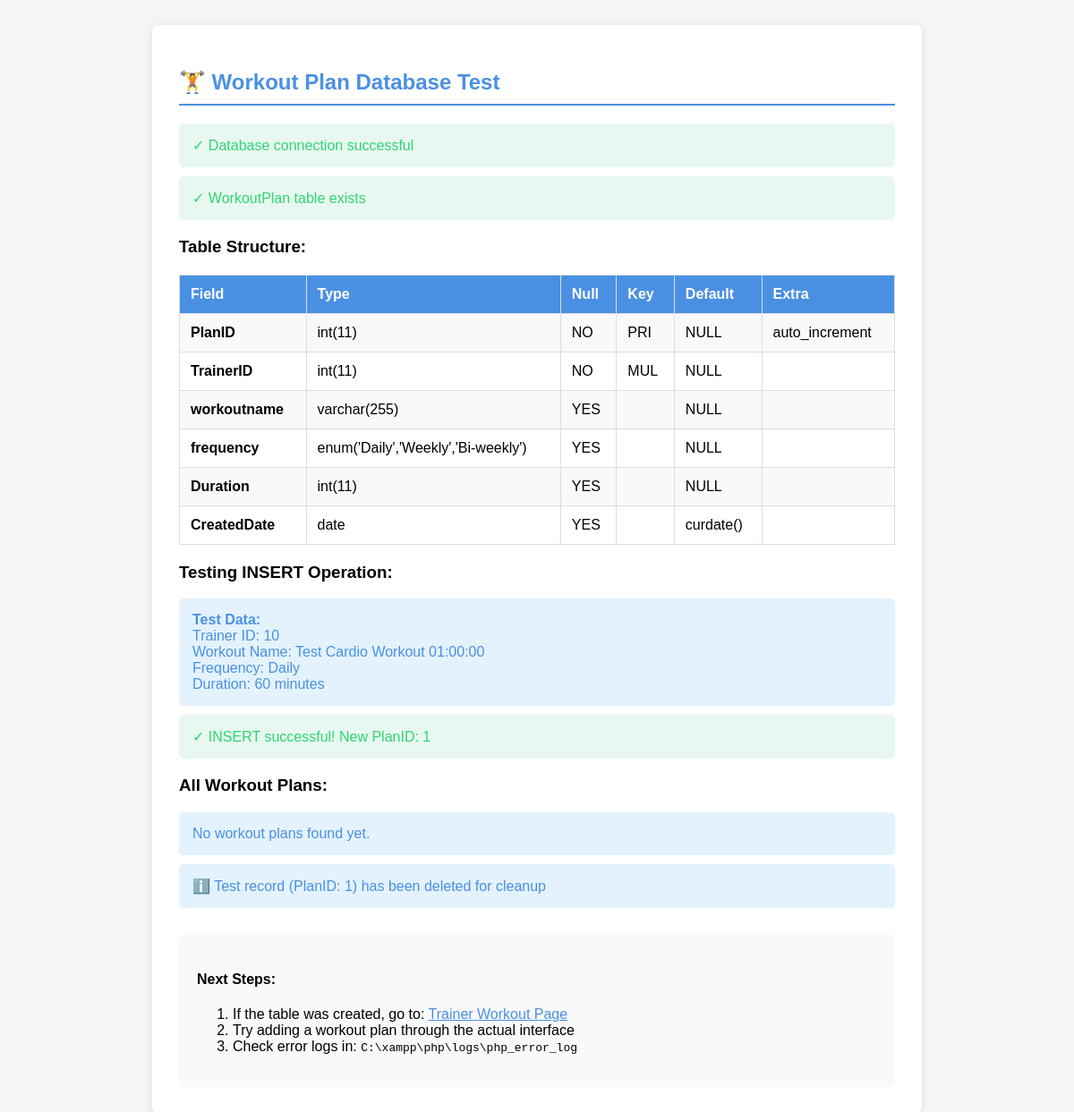
Before: /public/direct_workout_test.php with the older database file.
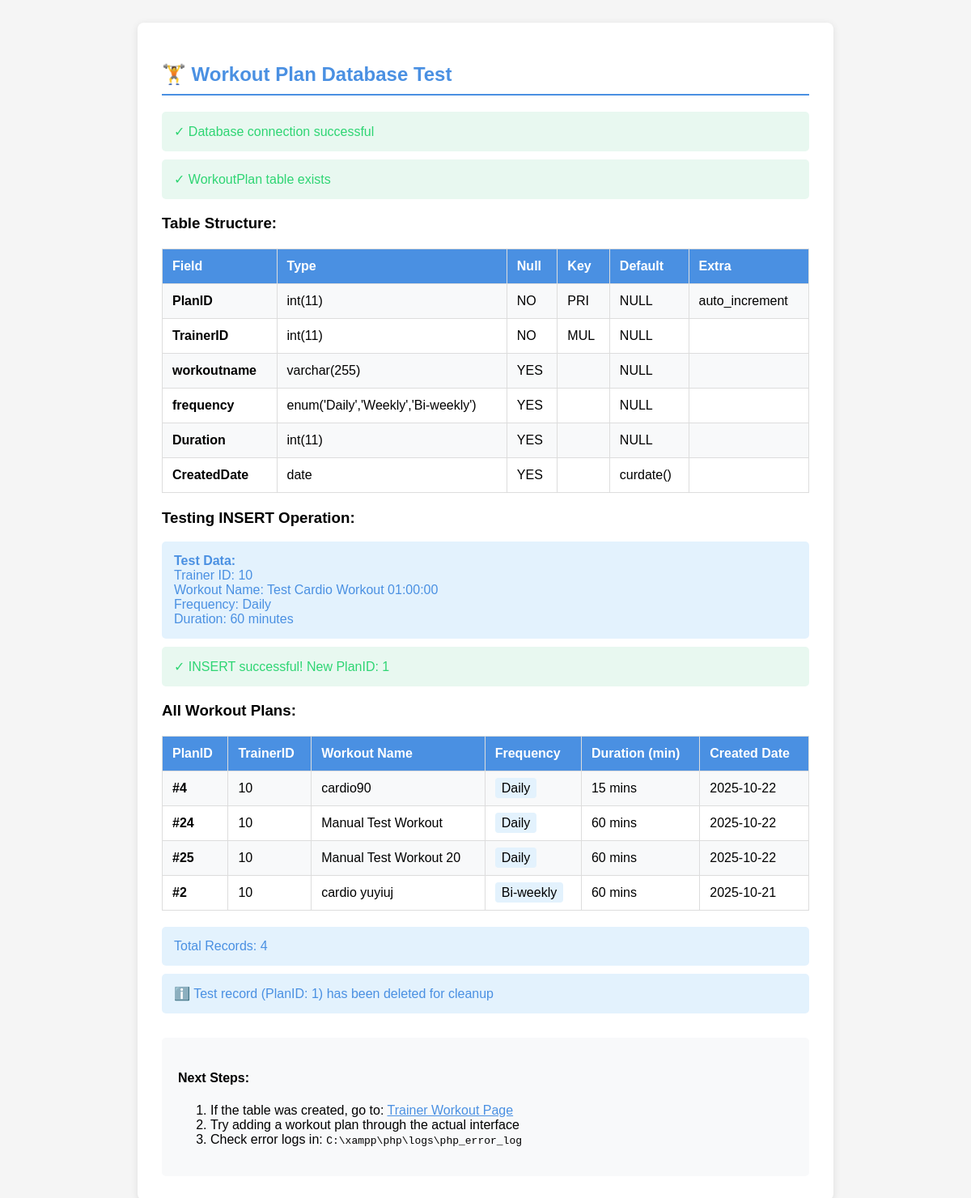
After: the same page with the newer database file.
### tables this page shows
CREATE TABLE `workoutplan` (
  `PlanID` int(11) NOT NULL,
  `TrainerID` int(11) NOT NULL,
  `workoutname` varchar(255) DEFAULT NULL,
  `frequency` enum('Daily','Weekly','Bi-weekly') DEFAULT NULL,
  `Duration` int(11) DEFAULT NULL COMMENT 'Duration in days',
  `CreatedDate` date DEFAULT curdate()
);

### public/direct_workout_test.php (the view, shortened to what this page needs)
<!DOCTYPE html>
<html>
<head>
</head>
<body>
    <div class="container">
        <h2>🏋️ Workout Plan Database Test</h2>
<?php
try {
    $pdo = new PDO('mysql:host=localhost;dbname=cricket_academy', 'root', '');
    $pdo->setAttribute(PDO::ATTR_ERRMODE, PDO::ERRMODE_EXCEPTION);
    echo "<div class='success'>✓ Database connection successful</div>";
    $stmt = $pdo->query("SHOW TABLES LIKE 'WorkoutPlan'");
    $tableExists = $stmt->fetch();
    if (!$tableExists) {
        echo "<div class='error'>❌ WorkoutPlan table does NOT exist. Creating it now...</div>";
        $createSQL = "CREATE TABLE WorkoutPlan (
            PlanID INT AUTO_INCREMENT PRIMARY KEY,
            TrainerID INT NOT NULL,
            workoutname VARCHAR(255),
            frequency ENUM('Daily', 'Weekly', 'Bi-weekly'),
            Duration INT COMMENT 'Duration in minutes',
            CreatedDate DATE DEFAULT (CURRENT_DATE),
            INDEX idx_trainer_workout (TrainerID)
        ) ENGINE=InnoDB COMMENT='Customized workout plans for players'";
        $pdo->exec($createSQL);
        echo "<div class='success'>✓ WorkoutPlan table created successfully!</div>";
    } else {
        echo "<div class='success'>✓ WorkoutPlan table exists</div>";
    }
    echo "<h3>Table Structure:</h3>";
    echo "<table>";
    echo "<tr><th>Field</th><th>Type</th><th>Null</th><th>Key</th><th>Default</th><th>Extra</th></tr>";
    $stmt = $pdo->query("DESCRIBE WorkoutPlan");
    while ($row = $stmt->fetch(PDO::FETCH_ASSOC)) {
        echo "<tr>";
        echo "<td><strong>{$row['Field']}</strong></td>";
        echo "<td>{$row['Type']}</td>";
        echo "<td>{$row['Null']}</td>";
        echo "<td>{$row['Key']}</td>";
        echo "<td>" . ($row['Default'] ?? 'NULL') . "</td>";
        echo "<td>{$row['Extra']}</td>";
        echo "</tr>";
    }
    echo "</table>";
    echo "<h3>Testing INSERT Operation:</h3>";
    $testData = [
        'trainer_id' => 10,
        'workoutname' => 'Test Cardio Workout ' . date('H:i:s'),
        'frequency' => 'Daily',
        'duration' => 60
    ];
    echo "<div class='info'><strong>Test Data:</strong><br>";
    echo "Trainer ID: {$testData['trainer_id']}<br>";
    echo "Workout Name: {$testData['workoutname']}<br>";
    echo "Frequency: {$testData['frequency']}<br>";
    echo "Duration: {$testData['duration']} minutes</div>";
    $stmt = $pdo->prepare("INSERT INTO WorkoutPlan (TrainerID, workoutname, frequency, Duration) VALUES (?, ?, ?, ?)");
    $result = $stmt->execute([
        $testData['trainer_id'],
        $testData['workoutname'],
        $testData['frequency'],
        $testData['duration']
    ]);
    if ($result) {
        $lastId = $pdo->lastInsertId();
        echo "<div class='success'>✓ INSERT successful! New PlanID: {$lastId}</div>";
    } else {
        echo "<div class='error'>❌ INSERT failed</div>";
    }
    echo "<h3>All Workout Plans:</h3>";
    $stmt = $pdo->query("SELECT * FROM WorkoutPlan ORDER BY CreatedDate DESC LIMIT 20");
    $count = $stmt->rowCount();
    if ($count > 0) {
        echo "<table>";
        echo "<tr><th>PlanID</th><th>TrainerID</th><th>Workout Name</th><th>Frequency</th><th>Duration (min)</th><th>Created Date</th></tr>";
        while ($row = $stmt->fetch(PDO::FETCH_ASSOC)) {
            echo "<tr>";
            echo "<td><strong>#{$row['PlanID']}</strong></td>";
            echo "<td>{$row['TrainerID']}</td>";
            echo "<td>{$row['workoutname']}</td>";
            echo "<td><span style='background: #e3f2fd; padding: 4px 8px; border-radius: 4px;'>{$row['frequency']}</span></td>";
            echo "<td>{$row['Duration']} mins</td>";
            echo "<td>{$row['CreatedDate']}</td>";
            echo "</tr>";
        }
        echo "</table>";
        echo "<div class='info'>Total Records: {$count}</div>";
    } else {
        echo "<div class='info'>No workout plans found yet.</div>";
    }
    if (isset($lastId)) {
        echo "<div class='info'>ℹ️ Test record (PlanID: {$lastId}) has been deleted for cleanup</div>";
    }
} catch (PDOException $e) {
    echo "<div class='error'>";
    echo "<strong>Database Error:</strong><br>";
    echo "Message: " . $e->getMessage() . "<br>";
    echo "Code: " . $e->getCode();
    echo "</div>";
}
?>
        <div style="margin-top: 30px; padding: 20px; background: #f8f9fa; border-radius: 5px;">
            <h4>Next Steps:</h4>
            <ol>
                <li>If the table was created, go to: <a href="../trainer/workout" style="color: #4A90E2;">Trainer Workout Page</a></li>
                <li>Try adding a workout plan through the actual interface</li>
                <li>Check error logs in: <code>C:\xampp\php\logs\php_error_log</code></li>
            </ol>
        </div>
    </div>
</body>
</html>

Changed rows visible on the page:
added workoutplan: PlanID "4", TrainerID "10", workoutname "cardio90", frequency "Daily", Duration "15", CreatedDate "2025-10-22"
added workoutplan: PlanID "24", TrainerID "10", workoutname "Manual Test Workout", frequency "Daily", Duration "60", CreatedDate "2025-10-22"
added workoutplan: PlanID "25", TrainerID "10", workoutname "Manual Test Workout 20", frequency "Daily", Duration "60", CreatedDate "2025-10-22"
added workoutplan: PlanID "2", TrainerID "10", workoutname "cardio yuyiuj", frequency "Bi-weekly", Duration "60", CreatedDate "2025-10-21"
Other visible differences:
$count: (not shown) → "4"
text no longer shown: "No workout plans found yet."
text now shown: "PlanID TrainerID Workout Name Frequency Duration (min) Created Date Total Records:"
